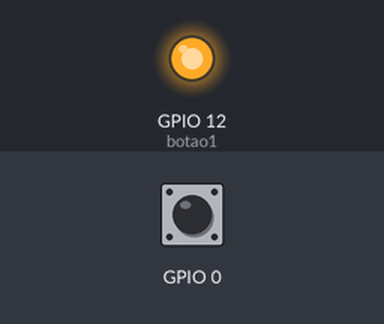
Recording of a sketch running on a simulated ESP32. On the bench: output pins drawn as LEDs (lit = HIGH). The inputs (shaded band) are chosen by the test bench; at power-on: GPIO 0 HIGH.

Above: at 0.1 s.
Timing chart, 0 to 1.6 s (numbered marks = the images above):
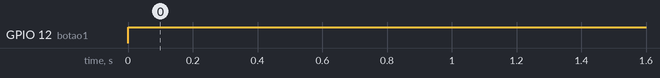

Measured:
- by itself, GPIO 12 (botao1): LOW → HIGH at 0.00 s

The sketch:

acender_led_2_botoes.ino
```cpp
int botao1= T5;
int botao2= T5;
int led = T5;
int estado_botao1;
int estado_botao2;


void setup() {
  pinMode(botao1, INPUT);
  pinMode(botao2, INPUT);
  pinMode(led, OUTPUT);

}

void loop() {
  digitalRead (estado_botao1);
  digitalRead (estado_botao2);
  if(estado_botao1 == LOW){
    digitalWrite(led, HIGH);

  }
  else{
    digitalWrite(led, LOW);
  }
  if(estado_botao2 == LOW){
    digitalWrite(led, HIGH);
  }
  else{
    digitalWrite(led, LOW);
  }

}
```
